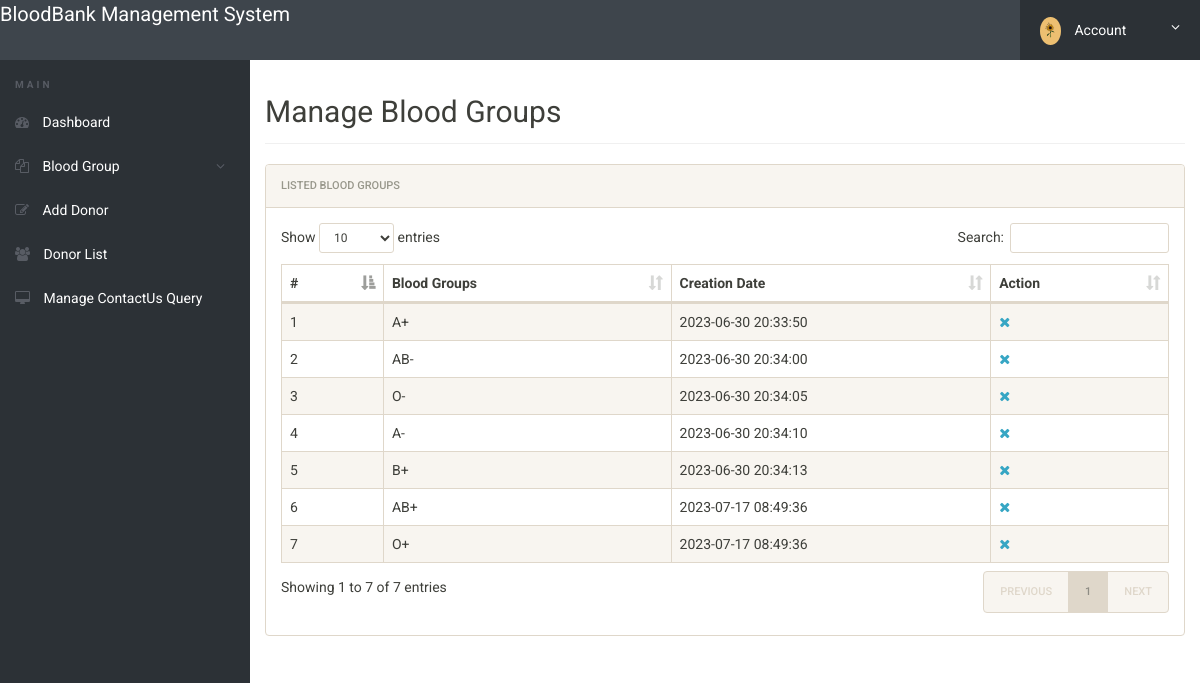
/bbdms/admin/manage-bloodgroup.php (signed in), run on the app's committed database.
### tables this page shows
CREATE TABLE `tblbloodgroup` (
  `id` int(11) NOT NULL,
  `BloodGroup` varchar(20) DEFAULT NULL,
  `PostingDate` timestamp NOT NULL DEFAULT current_timestamp()
);

### bbdms/admin/manage-bloodgroup.php (the view, shortened to what this page needs)
<?php
include('includes/config.php');
if(strlen($_SESSION['alogin'])==0)
	{
header('location:index.php');
}
else{
 ?>
<!doctype html>
<html lang="en" class="no-js">
<head>
	<link rel="stylesheet" href="css/font-awesome.min.css">
	<link rel="stylesheet" href="css/bootstrap.min.css">
	<link rel="stylesheet" href="css/dataTables.bootstrap.min.css">
	<link rel="stylesheet" href="css/bootstrap-social.css">
	<link rel="stylesheet" href="css/bootstrap-select.css">
	<link rel="stylesheet" href="css/fileinput.min.css">
	<link rel="stylesheet" href="css/awesome-bootstrap-checkbox.css">
	<link rel="stylesheet" href="css/style.css">
</head>
<body>
	<?php include('includes/header.php');?>
	<div class="ts-main-content">
		<?php include('includes/leftbar.php');?>
		<div class="content-wrapper">
			<div class="container-fluid">
				<div class="row">
					<div class="col-md-12">
						<h2 class="page-title">Manage Blood Groups</h2>
						<div class="panel panel-default">
							<div class="panel-heading">Listed  Blood Groups</div>
							<div class="panel-body">
								<table id="zctb" class="display table table-striped table-bordered table-hover" cellspacing="0" width="100%">
									<thead>
										<tr>
										<th>#</th>
												<th>Blood Groups</th>
											<th>Creation Date</th>
											<th>Action</th>
										</tr>
									</thead>
									<tbody>
<?php $sql = "SELECT * from  tblbloodgroup ";
$query = $dbh -> prepare($sql);
$query->execute();
$results=$query->fetchAll(PDO::FETCH_OBJ);
$cnt=1;
if($query->rowCount() > 0)
{
foreach($results as $result)
{				?>
										<tr>
											<td><?php echo htmlentities($cnt);?></td>
											<td><?php echo htmlentities($result->BloodGroup);?></td>
											<td><?php echo htmlentities($result->PostingDate);?></td>
<td>
<a href="manage-bloodgroup.php?del=<?php echo $result->id;?>" onclick="return confirm('Do you want to delete');"><i class="fa fa-close"></i></a></td>
										</tr>
										<?php $cnt=$cnt+1; }} ?>
									</tbody>
								</table>
							</div>
						</div>
					</div>
				</div>
			</div>
		</div>
	</div>
</body>
</html>
<?php } ?>

### bbdms/admin/includes/header.php (shortened to what this page needs)
<div class="brand clearfix">
	<a href="dashboard.php" style="font-size: 20px; padding-top:1%; color:#fff">BloodBank Management System </a>
		<ul class="ts-profile-nav">
			<li class="ts-account">
				<a href="#"><img src="img/profpic.jpg" class="ts-avatar hidden-side" alt=""> Account <i class="fa fa-angle-down hidden-side"></i></a>
			</li>
		</ul>
	</div>

### bbdms/admin/includes/leftbar.php (shortened to what this page needs)
	<nav class="ts-sidebar">
			<ul class="ts-sidebar-menu">
				<li class="ts-label">Main</li>
				<li><a href="dashboard.php"><i class="fa fa-dashboard"></i> Dashboard</a></li>
<li><a href="#"><i class="fa fa-files-o"></i> Blood Group</a>
</li>
				<li><a href="add-donor.php"><i class="fa fa-edit"></i> Add Donor</a></li>
				<li><a href="donor-list.php"><i class="fa fa-users"></i> Donor List</a></li>
				<li><a href="manage-conactusquery.php"><i class="fa fa-desktop"></i> Manage ContactUs Query</a></li>
			</ul>
		</nav>

### bbdms/admin/css/style.css (style rules this page uses)
html { font-size: 14px; }
@media only screen and (min-width: 480px) { html { font-size: 17px; } }
@media only screen and (min-width: 768px) { html { font-size: 14px; } }
body { font-size: 1em; }
a { color: #37a6c4; }
.panel { overflow: hidden; }
ul, li { margin: 0; padding: 0; list-style: none; }
.page-title { padding-bottom: 15px; margin-bottom: 20px; border-bottom: 1px solid #f0f0f0; }
.brand { background: #3e454c; position: relative; z-index: 3; position: fixed; width: 100%; top: 0; }
.brand .ts-profile-nav { float: right; display: none; }
.brand .ts-profile-nav li { float: left; position: relative; }
.brand .ts-profile-nav li a { display: block; padding: 20px; color: #fff; }
.brand .ts-profile-nav .ts-account .fa-angle-down { float: right; }
.brand .ts-profile-nav .ts-account > a { width: 180px; background: #2c3136; }
.brand .ts-profile-nav .ts-account .ts-avatar { border-radius: 50%; height: 28px; margin: -10px 0; margin-right: 10px; }
@media only screen and (min-width: 992px) { .brand .ts-profile-nav { display: block; } }
.ts-sidebar { background: #2c3136; max-height: 0; transition: max-height 0.3s; overflow: hidden; position: fixed; z-index: 2; width: 100%; bottom: 0; top: 60px; overflow-y: auto; }
@media only screen and (min-width: 992px) { .ts-sidebar { max-height: 100%; bottom: 0; } }
.ts-sidebar-menu .ts-label { color: #585c64; font-weight: bold; padding: 8px 15px; text-transform: uppercase; font-size: 10px; letter-spacing: 3px; margin-top: 10px; }
.ts-sidebar-menu a { display: block; text-decoration: none; padding: 12px 15px; color: #fff; }
.ts-sidebar-menu li { position: relative; }
.ts-sidebar-menu li i { color: #585c64; margin-right: 10px; }
.ts-main-content .content-wrapper { padding-top: 15px; margin-top: 60px; }
@media only screen and (min-width: 992px) { .ts-main-content .ts-sidebar { width: 250px; float: left; } }
@media only screen and (min-width: 992px) { .ts-main-content .content-wrapper { margin-left: 250px; } }

### data on the page
tblbloodgroup: BloodGroup "A+", PostingDate "2023-06-30 20:33:50"
tblbloodgroup: BloodGroup "AB-", PostingDate "2023-06-30 20:34:00"
tblbloodgroup: BloodGroup "O-", PostingDate "2023-06-30 20:34:05"
tblbloodgroup: BloodGroup "A-", PostingDate "2023-06-30 20:34:10"
tblbloodgroup: BloodGroup "B+", PostingDate "2023-06-30 20:34:13"
tblbloodgroup: BloodGroup "AB+", PostingDate "2023-07-17 08:49:36"
tblbloodgroup: BloodGroup "O+", PostingDate "2023-07-17 08:49:36"
